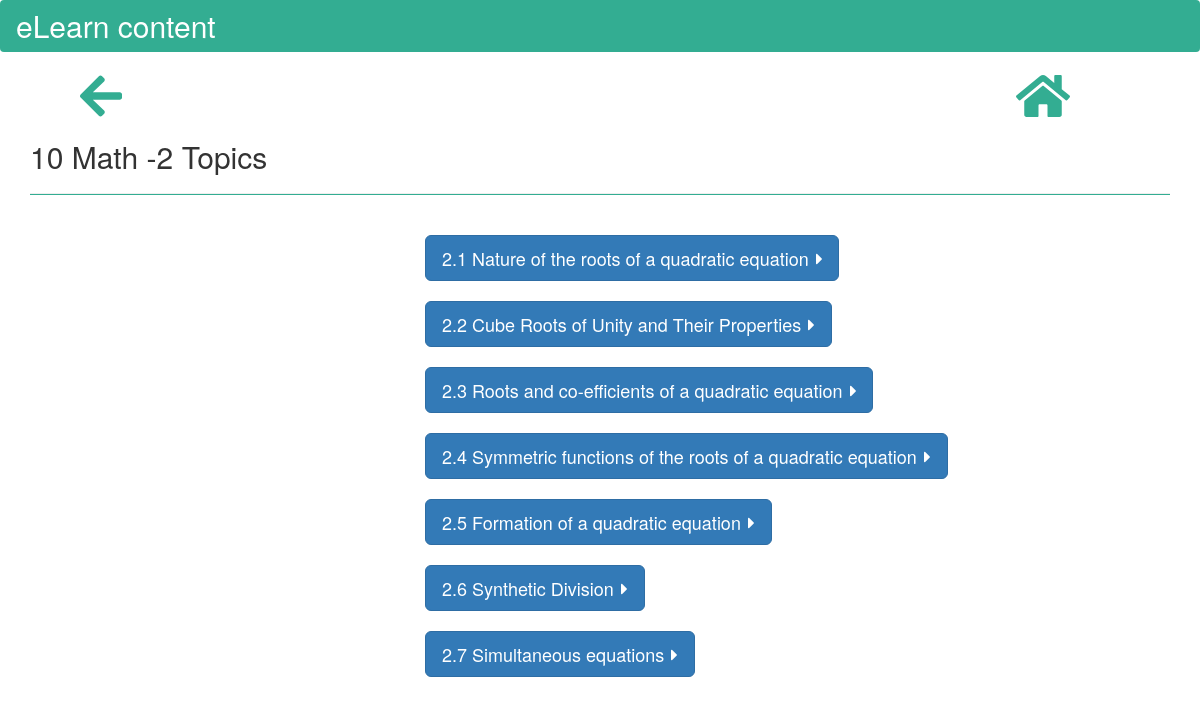
/topic.php?g=10&s=Math&sr=2, run on the app's committed database.
### tables this page shows
CREATE TABLE "chapter_topics" (
	`class`	INTEGER,
	`book`	TEXT,
	`chapter`	INTEGER,
	`topic`	TEXT,
	`content_address`	TEXT
);

### topic.php (the view, shortened to what this page needs)
<!DOCTYPE html>
<?php include "connection.php";?>
<html>
<?php
$sr = $_REQUEST['sr'];
$grade = $_REQUEST['g'];
$subject = $_REQUEST['s'];
?>
<head>
  <link rel="stylesheet" href="libraries/bootstrap.min.css">
</head>
<body>
	<nav class="navbar" style="background-color: #33AD92">
	  <div class="container-fluid">
	    <div class="navbar-header">
	      <a class="navbar-brand" style="color: #FFF;font-size: 30px" href="index.php">eLearn content</a>
	    </div>
	  </div>
	</nav>
<?php echo "<a href='chapters.php?g=$grade&s=$subject' title='click to go back'><i class='fa fa-arrow-left' style='font-size:48px;color:#33AD92;margin-left: 80px'></i></a>"; ?>
<a href='index.php' title='click to go home'><i class='fa fa-home' style='font-size:48px;color:#33AD92;margin-right:130px;float: right'></i></a>
<div class="container">
<?php echo "<h2> $grade $subject -$sr Topics </h2>"; ?>
	<hr style="background-color: #33AD92;height:1px">
	<div class="col-lg-4 col-lg-offset-4"><br>
		<?php
$sql = "Select * from chapter_topics where book='" . $subject . "' And class='" . $grade . "' And chapter='" . $sr . "'";
$result = $db->query($sql);
while ($row = $result->fetchArray(SQLITE3_ASSOC)) {
	$topic = $row['topic'];
	$sql1 = "Select distinct sub_topics from topic_sub_topics where book='" . $subject . "' And class='" . $grade . "' And chapter='" . $sr . "' And topic='" . $topic . "'";
	$string = ($db->querySingle($sql1));
	if ($string != '') {
		echo "<ul class='nav nav-stacked'>
			<li>";
		echo "<div class='btn-group'>";
		echo "<a class='btn btn-lg btn-primary dropdown-toggle' data-toggle='dropdown' href='#'>" . $row['topic'] . "<i class='fas fa-caret-right' style='margin-left:7px;'></i></a>";
		echo "</div>
			</li>
			</ul><br>";
	} else {
		$flag = true;
		echo "<a href='content.php?g=$grade&s=$subject&t=$topic&f=$flag&sr=$sr'><button  id='subtopic' class='btn btn-lg btn-primary' style='margin-bottom:20px;text-align:left'>" . $row['topic'] . "</button></a><br>";
	}
}
?>
	</div>
</div>
</body>
</html>

### data on the page
chapter_topics: topic "2.1 Nature of the roots of a quadratic equation"
chapter_topics: topic "2.2 Cube Roots of Unity and Their Properties"
chapter_topics: topic "2.3 Roots and co-efficients of a quadratic equation"
chapter_topics: topic "2.4 Symmetric functions of the roots of a quadratic equation"
chapter_topics: topic "2.5 Formation of a quadratic equation"
chapter_topics: topic "2.6 Synthetic Division"
chapter_topics: topic "2.7 Simultaneous equations"

### other printed values
$grade "10"
$subject "Math"
$sr "2"
